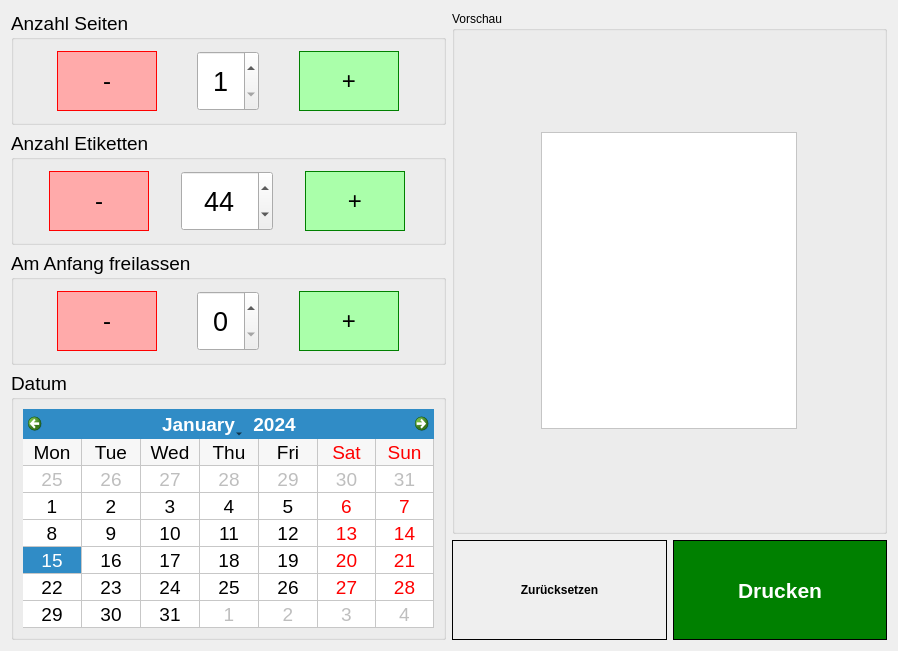
<?xml version="1.0" encoding="UTF-8"?>
<ui version="4.0">
 <class>Form</class>
 <widget class="QWidget" name="Form">
  <property name="geometry">
   <rect>
    <x>0</x>
    <y>0</y>
    <width>898</width>
    <height>651</height>
   </rect>
  </property>
  <property name="windowTitle">
   <string>Form</string>
  </property>
  <layout class="QGridLayout" name="gridLayout_3">
   <item row="0" column="0">
    <widget class="QGroupBox" name="groupBox_2">
     <property name="font">
      <font>
       <pointsize>14</pointsize>
      </font>
     </property>
     <property name="title">
      <string>Anzahl Seiten</string>
     </property>
     <layout class="QHBoxLayout" name="horizontalLayout_2">
      <item>
       <widget class="QPushButton" name="button_seiten_minus">
        <property name="sizePolicy">
         <sizepolicy hsizetype="MinimumExpanding" vsizetype="Fixed">
          <horstretch>0</horstretch>
          <verstretch>0</verstretch>
         </sizepolicy>
        </property>
        <property name="minimumSize">
         <size>
          <width>40</width>
          <height>60</height>
         </size>
        </property>
        <property name="maximumSize">
         <size>
          <width>100</width>
          <height>60</height>
         </size>
        </property>
        <property name="font">
         <font>
          <pointsize>18</pointsize>
          <weight>50</weight>
          <bold>false</bold>
         </font>
        </property>
        <property name="focusPolicy">
         <enum>Qt::NoFocus</enum>
        </property>
        <property name="styleSheet">
         <string notr="true">border: 1px solid red; background-color: #faa;</string>
        </property>
        <property name="text">
         <string>-</string>
        </property>
        <property name="autoRepeat">
         <bool>true</bool>
        </property>
       </widget>
      </item>
      <item>
       <widget class="QSpinBox" name="spinBox_seiten">
        <property name="sizePolicy">
         <sizepolicy hsizetype="Fixed" vsizetype="Fixed">
          <horstretch>0</horstretch>
          <verstretch>0</verstretch>
         </sizepolicy>
        </property>
        <property name="minimumSize">
         <size>
          <width>60</width>
          <height>60</height>
         </size>
        </property>
        <property name="font">
         <font>
          <pointsize>20</pointsize>
         </font>
        </property>
        <property name="alignment">
         <set>Qt::AlignCenter</set>
        </property>
        <property name="minimum">
         <number>1</number>
        </property>
        <property name="maximum">
         <number>22</number>
        </property>
       </widget>
      </item>
      <item>
       <widget class="QPushButton" name="button_seiten_plus">
        <property name="sizePolicy">
         <sizepolicy hsizetype="MinimumExpanding" vsizetype="Fixed">
          <horstretch>0</horstretch>
          <verstretch>0</verstretch>
         </sizepolicy>
        </property>
        <property name="minimumSize">
         <size>
          <width>40</width>
          <height>60</height>
         </size>
        </property>
        <property name="maximumSize">
         <size>
          <width>100</width>
          <height>60</height>
         </size>
        </property>
        <property name="font">
         <font>
          <pointsize>18</pointsize>
          <weight>50</weight>
          <bold>false</bold>
         </font>
        </property>
        <property name="focusPolicy">
         <enum>Qt::NoFocus</enum>
        </property>
        <property name="styleSheet">
         <string notr="true">border: 1px solid green; background-color: #afa;</string>
        </property>
        <property name="text">
         <string>+</string>
        </property>
        <property name="autoRepeat">
         <bool>true</bool>
        </property>
       </widget>
      </item>
     </layout>
    </widget>
   </item>
   <item row="0" column="1" rowspan="4">
    <widget class="QGroupBox" name="groupBox_vorschau">
     <property name="palette">
      <palette>
       <active>
        <colorrole role="WindowText">
         <brush brushstyle="SolidPattern">
          <color alpha="255">
           <red>0</red>
           <green>0</green>
           <blue>0</blue>
          </color>
         </brush>
        </colorrole>
        <colorrole role="Button">
         <brush brushstyle="SolidPattern">
          <color alpha="255">
           <red>255</red>
           <green>255</green>
           <blue>255</blue>
          </color>
         </brush>
        </colorrole>
        <colorrole role="Light">
         <brush brushstyle="SolidPattern">
          <color alpha="255">
           <red>255</red>
           <green>255</green>
           <blue>255</blue>
          </color>
         </brush>
        </colorrole>
        <colorrole role="Midlight">
         <brush brushstyle="SolidPattern">
          <color alpha="255">
           <red>255</red>
           <green>255</green>
           <blue>255</blue>
          </color>
         </brush>
        </colorrole>
        <colorrole role="Dark">
         <brush brushstyle="SolidPattern">
          <color alpha="255">
           <red>127</red>
           <green>127</green>
           <blue>127</blue>
          </color>
         </brush>
        </colorrole>
        <colorrole role="Mid">
         <brush brushstyle="SolidPattern">
          <color alpha="255">
           <red>170</red>
           <green>170</green>
           <blue>170</blue>
          </color>
         </brush>
        </colorrole>
        <colorrole role="Text">
         <brush brushstyle="SolidPattern">
          <color alpha="255">
           <red>0</red>
           <green>0</green>
           <blue>0</blue>
          </color>
         </brush>
        </colorrole>
        <colorrole role="BrightText">
         <brush brushstyle="SolidPattern">
          <color alpha="255">
           <red>255</red>
           <green>255</green>
           <blue>255</blue>
          </color>
         </brush>
        </colorrole>
        <colorrole role="ButtonText">
         <brush brushstyle="SolidPattern">
          <color alpha="255">
           <red>0</red>
           <green>0</green>
           <blue>0</blue>
          </color>
         </brush>
        </colorrole>
        <colorrole role="Base">
         <brush brushstyle="SolidPattern">
          <color alpha="255">
           <red>255</red>
           <green>255</green>
           <blue>255</blue>
          </color>
         </brush>
        </colorrole>
        <colorrole role="Window">
         <brush brushstyle="SolidPattern">
          <color alpha="255">
           <red>255</red>
           <green>255</green>
           <blue>255</blue>
          </color>
         </brush>
        </colorrole>
        <colorrole role="Shadow">
         <brush brushstyle="SolidPattern">
          <color alpha="255">
           <red>0</red>
           <green>0</green>
           <blue>0</blue>
          </color>
         </brush>
        </colorrole>
        <colorrole role="AlternateBase">
         <brush brushstyle="SolidPattern">
          <color alpha="255">
           <red>255</red>
           <green>255</green>
           <blue>255</blue>
          </color>
         </brush>
        </colorrole>
        <colorrole role="ToolTipBase">
         <brush brushstyle="SolidPattern">
          <color alpha="255">
           <red>255</red>
           <green>255</green>
           <blue>220</blue>
          </color>
         </brush>
        </colorrole>
        <colorrole role="ToolTipText">
         <brush brushstyle="SolidPattern">
          <color alpha="255">
           <red>0</red>
           <green>0</green>
           <blue>0</blue>
          </color>
         </brush>
        </colorrole>
       </active>
       <inactive>
        <colorrole role="WindowText">
         <brush brushstyle="SolidPattern">
          <color alpha="255">
           <red>0</red>
           <green>0</green>
           <blue>0</blue>
          </color>
         </brush>
        </colorrole>
        <colorrole role="Button">
         <brush brushstyle="SolidPattern">
          <color alpha="255">
           <red>255</red>
           <green>255</green>
           <blue>255</blue>
          </color>
         </brush>
        </colorrole>
        <colorrole role="Light">
         <brush brushstyle="SolidPattern">
          <color alpha="255">
           <red>255</red>
           <green>255</green>
           <blue>255</blue>
          </color>
         </brush>
        </colorrole>
        <colorrole role="Midlight">
         <brush brushstyle="SolidPattern">
          <color alpha="255">
           <red>255</red>
           <green>255</green>
           <blue>255</blue>
          </color>
         </brush>
        </colorrole>
        <colorrole role="Dark">
         <brush brushstyle="SolidPattern">
          <color alpha="255">
           <red>127</red>
           <green>127</green>
           <blue>127</blue>
          </color>
         </brush>
        </colorrole>
        <colorrole role="Mid">
         <brush brushstyle="SolidPattern">
          <color alpha="255">
           <red>170</red>
           <green>170</green>
           <blue>170</blue>
          </color>
         </brush>
        </colorrole>
        <colorrole role="Text">
         <brush brushstyle="SolidPattern">
          <color alpha="255">
           <red>0</red>
           <green>0</green>
           <blue>0</blue>
          </color>
         </brush>
        </colorrole>
        <colorrole role="BrightText">
         <brush brushstyle="SolidPattern">
          <color alpha="255">
           <red>255</red>
           <green>255</green>
           <blue>255</blue>
          </color>
         </brush>
        </colorrole>
        <colorrole role="ButtonText">
         <brush brushstyle="SolidPattern">
          <color alpha="255">
           <red>0</red>
           <green>0</green>
           <blue>0</blue>
          </color>
         </brush>
        </colorrole>
        <colorrole role="Base">
         <brush brushstyle="SolidPattern">
          <color alpha="255">
           <red>255</red>
           <green>255</green>
           <blue>255</blue>
          </color>
         </brush>
        </colorrole>
        <colorrole role="Window">
         <brush brushstyle="SolidPattern">
          <color alpha="255">
           <red>255</red>
           <green>255</green>
           <blue>255</blue>
          </color>
         </brush>
        </colorrole>
        <colorrole role="Shadow">
         <brush brushstyle="SolidPattern">
          <color alpha="255">
           <red>0</red>
           <green>0</green>
           <blue>0</blue>
          </color>
         </brush>
        </colorrole>
        <colorrole role="AlternateBase">
         <brush brushstyle="SolidPattern">
          <color alpha="255">
           <red>255</red>
           <green>255</green>
           <blue>255</blue>
          </color>
         </brush>
        </colorrole>
        <colorrole role="ToolTipBase">
         <brush brushstyle="SolidPattern">
          <color alpha="255">
           <red>255</red>
           <green>255</green>
           <blue>220</blue>
          </color>
         </brush>
        </colorrole>
        <colorrole role="ToolTipText">
         <brush brushstyle="SolidPattern">
          <color alpha="255">
           <red>0</red>
           <green>0</green>
           <blue>0</blue>
          </color>
         </brush>
        </colorrole>
       </inactive>
       <disabled>
        <colorrole role="WindowText">
         <brush brushstyle="SolidPattern">
          <color alpha="255">
           <red>127</red>
           <green>127</green>
           <blue>127</blue>
          </color>
         </brush>
        </colorrole>
        <colorrole role="Button">
         <brush brushstyle="SolidPattern">
          <color alpha="255">
           <red>255</red>
           <green>255</green>
           <blue>255</blue>
          </color>
         </brush>
        </colorrole>
        <colorrole role="Light">
         <brush brushstyle="SolidPattern">
          <color alpha="255">
           <red>255</red>
           <green>255</green>
           <blue>255</blue>
          </color>
         </brush>
        </colorrole>
        <colorrole role="Midlight">
         <brush brushstyle="SolidPattern">
          <color alpha="255">
           <red>255</red>
           <green>255</green>
           <blue>255</blue>
          </color>
         </brush>
        </colorrole>
        <colorrole role="Dark">
         <brush brushstyle="SolidPattern">
          <color alpha="255">
           <red>127</red>
           <green>127</green>
           <blue>127</blue>
          </color>
         </brush>
        </colorrole>
        <colorrole role="Mid">
         <brush brushstyle="SolidPattern">
          <color alpha="255">
           <red>170</red>
           <green>170</green>
           <blue>170</blue>
          </color>
         </brush>
        </colorrole>
        <colorrole role="Text">
         <brush brushstyle="SolidPattern">
          <color alpha="255">
           <red>127</red>
           <green>127</green>
           <blue>127</blue>
          </color>
         </brush>
        </colorrole>
        <colorrole role="BrightText">
         <brush brushstyle="SolidPattern">
          <color alpha="255">
           <red>255</red>
           <green>255</green>
           <blue>255</blue>
          </color>
         </brush>
        </colorrole>
        <colorrole role="ButtonText">
         <brush brushstyle="SolidPattern">
          <color alpha="255">
           <red>127</red>
           <green>127</green>
           <blue>127</blue>
          </color>
         </brush>
        </colorrole>
        <colorrole role="Base">
         <brush brushstyle="SolidPattern">
          <color alpha="255">
           <red>255</red>
           <green>255</green>
           <blue>255</blue>
          </color>
         </brush>
        </colorrole>
        <colorrole role="Window">
         <brush brushstyle="SolidPattern">
          <color alpha="255">
           <red>255</red>
           <green>255</green>
           <blue>255</blue>
          </color>
         </brush>
        </colorrole>
        <colorrole role="Shadow">
         <brush brushstyle="SolidPattern">
          <color alpha="255">
           <red>0</red>
           <green>0</green>
           <blue>0</blue>
          </color>
         </brush>
        </colorrole>
        <colorrole role="AlternateBase">
         <brush brushstyle="SolidPattern">
          <color alpha="255">
           <red>255</red>
           <green>255</green>
           <blue>255</blue>
          </color>
         </brush>
        </colorrole>
        <colorrole role="ToolTipBase">
         <brush brushstyle="SolidPattern">
          <color alpha="255">
           <red>255</red>
           <green>255</green>
           <blue>220</blue>
          </color>
         </brush>
        </colorrole>
        <colorrole role="ToolTipText">
         <brush brushstyle="SolidPattern">
          <color alpha="255">
           <red>0</red>
           <green>0</green>
           <blue>0</blue>
          </color>
         </brush>
        </colorrole>
       </disabled>
      </palette>
     </property>
     <property name="title">
      <string>Vorschau</string>
     </property>
     <layout class="QGridLayout" name="gridLayout_2">
      <item row="0" column="0">
       <widget class="QGraphicsView" name="graphicsView">
        <property name="sizePolicy">
         <sizepolicy hsizetype="Fixed" vsizetype="Fixed">
          <horstretch>0</horstretch>
          <verstretch>0</verstretch>
         </sizepolicy>
        </property>
        <property name="minimumSize">
         <size>
          <width>210</width>
          <height>297</height>
         </size>
        </property>
       </widget>
      </item>
     </layout>
    </widget>
   </item>
   <item row="1" column="0">
    <widget class="QGroupBox" name="groupBox_3">
     <property name="font">
      <font>
       <pointsize>14</pointsize>
      </font>
     </property>
     <property name="title">
      <string>Anzahl Etiketten</string>
     </property>
     <layout class="QHBoxLayout" name="horizontalLayout_3">
      <item>
       <widget class="QPushButton" name="button_etiketten_minus">
        <property name="sizePolicy">
         <sizepolicy hsizetype="MinimumExpanding" vsizetype="Fixed">
          <horstretch>0</horstretch>
          <verstretch>0</verstretch>
         </sizepolicy>
        </property>
        <property name="minimumSize">
         <size>
          <width>40</width>
          <height>60</height>
         </size>
        </property>
        <property name="maximumSize">
         <size>
          <width>100</width>
          <height>60</height>
         </size>
        </property>
        <property name="font">
         <font>
          <pointsize>18</pointsize>
          <weight>50</weight>
          <bold>false</bold>
         </font>
        </property>
        <property name="focusPolicy">
         <enum>Qt::NoFocus</enum>
        </property>
        <property name="styleSheet">
         <string notr="true">border: 1px solid red; background-color: #faa;</string>
        </property>
        <property name="text">
         <string>-</string>
        </property>
        <property name="autoRepeat">
         <bool>true</bool>
        </property>
       </widget>
      </item>
      <item>
       <widget class="QSpinBox" name="spinBox_etiketten">
        <property name="sizePolicy">
         <sizepolicy hsizetype="Fixed" vsizetype="Fixed">
          <horstretch>0</horstretch>
          <verstretch>0</verstretch>
         </sizepolicy>
        </property>
        <property name="minimumSize">
         <size>
          <width>60</width>
          <height>60</height>
         </size>
        </property>
        <property name="font">
         <font>
          <pointsize>20</pointsize>
         </font>
        </property>
        <property name="alignment">
         <set>Qt::AlignCenter</set>
        </property>
        <property name="minimum">
         <number>1</number>
        </property>
        <property name="maximum">
         <number>9999</number>
        </property>
        <property name="value">
         <number>44</number>
        </property>
       </widget>
      </item>
      <item>
       <widget class="QPushButton" name="button_etiketten_plus">
        <property name="sizePolicy">
         <sizepolicy hsizetype="MinimumExpanding" vsizetype="Fixed">
          <horstretch>0</horstretch>
          <verstretch>0</verstretch>
         </sizepolicy>
        </property>
        <property name="minimumSize">
         <size>
          <width>40</width>
          <height>60</height>
         </size>
        </property>
        <property name="maximumSize">
         <size>
          <width>100</width>
          <height>60</height>
         </size>
        </property>
        <property name="font">
         <font>
          <pointsize>18</pointsize>
          <weight>50</weight>
          <bold>false</bold>
         </font>
        </property>
        <property name="focusPolicy">
         <enum>Qt::NoFocus</enum>
        </property>
        <property name="styleSheet">
         <string notr="true">border: 1px solid green; background-color: #afa;</string>
        </property>
        <property name="text">
         <string>+</string>
        </property>
        <property name="autoRepeat">
         <bool>true</bool>
        </property>
       </widget>
      </item>
     </layout>
    </widget>
   </item>
   <item row="2" column="0">
    <widget class="QGroupBox" name="groupBox_4">
     <property name="font">
      <font>
       <pointsize>14</pointsize>
      </font>
     </property>
     <property name="title">
      <string>Am Anfang freilassen</string>
     </property>
     <layout class="QHBoxLayout" name="horizontalLayout_4">
      <item>
       <widget class="QPushButton" name="button_skip_minus">
        <property name="sizePolicy">
         <sizepolicy hsizetype="MinimumExpanding" vsizetype="Fixed">
          <horstretch>0</horstretch>
          <verstretch>0</verstretch>
         </sizepolicy>
        </property>
        <property name="minimumSize">
         <size>
          <width>40</width>
          <height>60</height>
         </size>
        </property>
        <property name="maximumSize">
         <size>
          <width>100</width>
          <height>60</height>
         </size>
        </property>
        <property name="font">
         <font>
          <pointsize>18</pointsize>
          <weight>50</weight>
          <bold>false</bold>
         </font>
        </property>
        <property name="focusPolicy">
         <enum>Qt::NoFocus</enum>
        </property>
        <property name="styleSheet">
         <string notr="true">border: 1px solid red; background-color: #faa;</string>
        </property>
        <property name="text">
         <string>-</string>
        </property>
        <property name="autoRepeat">
         <bool>true</bool>
        </property>
       </widget>
      </item>
      <item>
       <widget class="QSpinBox" name="spinBox_skip">
        <property name="sizePolicy">
         <sizepolicy hsizetype="Fixed" vsizetype="Fixed">
          <horstretch>0</horstretch>
          <verstretch>0</verstretch>
         </sizepolicy>
        </property>
        <property name="minimumSize">
         <size>
          <width>60</width>
          <height>60</height>
         </size>
        </property>
        <property name="font">
         <font>
          <pointsize>20</pointsize>
         </font>
        </property>
        <property name="alignment">
         <set>Qt::AlignCenter</set>
        </property>
        <property name="minimum">
         <number>0</number>
        </property>
        <property name="maximum">
         <number>43</number>
        </property>
        <property name="value">
         <number>0</number>
        </property>
       </widget>
      </item>
      <item>
       <widget class="QPushButton" name="button_skip_plus">
        <property name="sizePolicy">
         <sizepolicy hsizetype="MinimumExpanding" vsizetype="Fixed">
          <horstretch>0</horstretch>
          <verstretch>0</verstretch>
         </sizepolicy>
        </property>
        <property name="minimumSize">
         <size>
          <width>40</width>
          <height>60</height>
         </size>
        </property>
        <property name="maximumSize">
         <size>
          <width>100</width>
          <height>60</height>
         </size>
        </property>
        <property name="font">
         <font>
          <pointsize>18</pointsize>
          <weight>50</weight>
          <bold>false</bold>
         </font>
        </property>
        <property name="focusPolicy">
         <enum>Qt::NoFocus</enum>
        </property>
        <property name="styleSheet">
         <string notr="true">border: 1px solid green; background-color: #afa;</string>
        </property>
        <property name="text">
         <string>+</string>
        </property>
        <property name="autoRepeat">
         <bool>true</bool>
        </property>
       </widget>
      </item>
     </layout>
    </widget>
   </item>
   <item row="3" column="0" rowspan="2">
    <widget class="QGroupBox" name="groupBox">
     <property name="font">
      <font>
       <pointsize>14</pointsize>
      </font>
     </property>
     <property name="title">
      <string>Datum</string>
     </property>
     <layout class="QGridLayout" name="gridLayout">
      <item row="0" column="0">
       <widget class="QCalendarWidget" name="calendarWidget">
        <property name="focusPolicy">
         <enum>Qt::NoFocus</enum>
        </property>
        <property name="firstDayOfWeek">
         <enum>Qt::Monday</enum>
        </property>
        <property name="gridVisible">
         <bool>true</bool>
        </property>
        <property name="verticalHeaderFormat">
         <enum>QCalendarWidget::NoVerticalHeader</enum>
        </property>
        <property name="navigationBarVisible">
         <bool>true</bool>
        </property>
        <property name="dateEditEnabled">
         <bool>true</bool>
        </property>
       </widget>
      </item>
     </layout>
    </widget>
   </item>
   <item row="4" column="1">
    <layout class="QHBoxLayout" name="horizontalLayout">
     <item>
      <widget class="QPushButton" name="button_reset">
       <property name="sizePolicy">
        <sizepolicy hsizetype="MinimumExpanding" vsizetype="Fixed">
         <horstretch>0</horstretch>
         <verstretch>0</verstretch>
        </sizepolicy>
       </property>
       <property name="minimumSize">
        <size>
         <width>0</width>
         <height>100</height>
        </size>
       </property>
       <property name="font">
        <font>
         <weight>75</weight>
         <bold>true</bold>
        </font>
       </property>
       <property name="focusPolicy">
        <enum>Qt::NoFocus</enum>
       </property>
       <property name="styleSheet">
        <string notr="true">border: 1px solid black;</string>
       </property>
       <property name="text">
        <string>Zurücksetzen</string>
       </property>
       <property name="shortcut">
        <string>Esc</string>
       </property>
      </widget>
     </item>
     <item>
      <widget class="QPushButton" name="button_drucken">
       <property name="sizePolicy">
        <sizepolicy hsizetype="MinimumExpanding" vsizetype="Fixed">
         <horstretch>0</horstretch>
         <verstretch>0</verstretch>
        </sizepolicy>
       </property>
       <property name="minimumSize">
        <size>
         <width>0</width>
         <height>100</height>
        </size>
       </property>
       <property name="font">
        <font>
         <pointsize>16</pointsize>
         <weight>75</weight>
         <bold>true</bold>
        </font>
       </property>
       <property name="focusPolicy">
        <enum>Qt::NoFocus</enum>
       </property>
       <property name="styleSheet">
        <string notr="true">border: 1px solid black; background-color: green; color: white;</string>
       </property>
       <property name="text">
        <string>Drucken</string>
       </property>
       <property name="shortcut">
        <string>Return</string>
       </property>
       <property name="default">
        <bool>true</bool>
       </property>
      </widget>
     </item>
    </layout>
   </item>
  </layout>
 </widget>
 <resources/>
 <connections/>
</ui>
